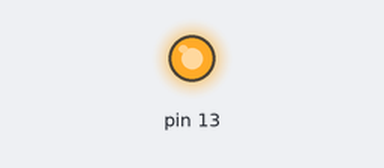
Simulated run of this sketch. Board: Arduino Uno, built with avr-gcc and run on an emulated ATmega328P. On the bench: output pins drawn as LEDs (lit = HIGH).

Above: at 3.3 s.
At 5.6 s:
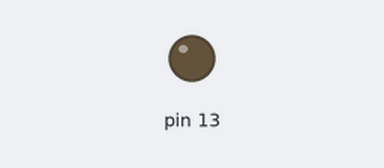
Timing chart, 0 to 7.4 s (numbered marks = the images above):
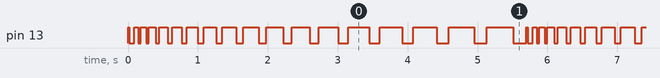

Measured:
- by itself, pin 13: moves between LOW and HIGH, repeating every 5.7 s
- by itself, everything shown: repeats every 5.7 s, in 32 steps

The sketch:

BoardReseter.ino
```cpp
void setup(){
  pinMode(13,OUTPUT);
}
void loop(){
  int ii = 0;
  for (int ii = 0; ii < 20; ii++){
    digitalWrite(13,HIGH);
    delay(ii*20);
    digitalWrite(13,LOW);
    delay(ii*10);
  }
}
```
